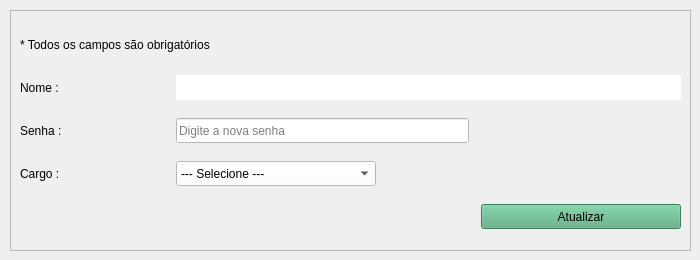
         <widget class="QWidget" name="tab_editarUtilizador">
          <attribute name="title">
           <string>Editar Utilizador</string>
          </attribute>
          <widget class="QFrame" name="frame_editarUtilizador">
           <property name="geometry">
            <rect>
             <x>10</x>
             <y>10</y>
             <width>681</width>
             <height>241</height>
            </rect>
           </property>
           <property name="frameShape">
            <enum>QFrame::StyledPanel</enum>
           </property>
           <property name="frameShadow">
            <enum>QFrame::Raised</enum>
           </property>
           <layout class="QGridLayout" name="gridLayout_5">
            <item row="5" column="3">
             <widget class="QPushButton" name="pushButton_atualizarUtilizador">
              <property name="enabled">
               <bool>true</bool>
              </property>
              <property name="minimumSize">
               <size>
                <width>200</width>
                <height>25</height>
               </size>
              </property>
              <property name="maximumSize">
               <size>
                <width>200</width>
                <height>25</height>
               </size>
              </property>
              <property name="autoFillBackground">
               <bool>false</bool>
              </property>
              <property name="styleSheet">
               <string notr="true">background-color: rgb(85, 170, 127);
font: 12pt &quot;Segoe UI&quot;;</string>
              </property>
              <property name="text">
               <string>Atualizar</string>
              </property>
             </widget>
            </item>
            <item row="5" column="0" colspan="3">
             <spacer name="horizontalSpacer_4">
              <property name="orientation">
               <enum>Qt::Horizontal</enum>
              </property>
              <property name="sizeHint" stdset="0">
               <size>
                <width>40</width>
                <height>25</height>
               </size>
              </property>
             </spacer>
            </item>
            <item row="0" column="0" colspan="2">
             <widget class="QLabel" name="label_6">
              <property name="minimumSize">
               <size>
                <width>0</width>
                <height>25</height>
               </size>
              </property>
              <property name="maximumSize">
               <size>
                <width>16777215</width>
                <height>25</height>
               </size>
              </property>
              <property name="text">
               <string>* Todos os campos são obrigatórios</string>
              </property>
             </widget>
            </item>
            <item row="4" column="1">
             <widget class="QComboBox" name="comboBox_editarCargoUtilizador">
              <property name="minimumSize">
               <size>
                <width>0</width>
                <height>25</height>
               </size>
              </property>
              <property name="maximumSize">
               <size>
                <width>200</width>
                <height>25</height>
               </size>
              </property>
              <property name="styleSheet">
               <string notr="true">background-color: rgb(255, 255, 255);
font: 12pt &quot;Segoe UI&quot;;</string>
              </property>
              <item>
               <property name="text">
                <string>--- Selecione ---</string>
               </property>
              </item>
              <item>
               <property name="text">
                <string>administrador</string>
               </property>
              </item>
              <item>
               <property name="text">
                <string>gerente</string>
               </property>
              </item>
              <item>
               <property name="text">
                <string>escriturario</string>
               </property>
              </item>
             </widget>
            </item>
            <item row="2" column="0">
             <widget class="QLabel" name="label_titEditarNomeUtilizador">
              <property name="minimumSize">
               <size>
                <width>150</width>
                <height>25</height>
               </size>
              </property>
              <property name="maximumSize">
               <size>
                <width>150</width>
                <height>25</height>
               </size>
              </property>
              <property name="styleSheet">
               <string notr="true">font: 12pt &quot;Segoe UI&quot;;</string>
              </property>
              <property name="text">
               <string>Nome :</string>
              </property>
              <property name="alignment">
               <set>Qt::AlignJustify|Qt::AlignVCenter</set>
              </property>
             </widget>
            </item>
            <item row="3" column="0">
             <widget class="QLabel" name="label_titEditarSenhaUtilizador">
              <property name="minimumSize">
               <size>
                <width>150</width>
                <height>25</height>
               </size>
              </property>
              <property name="maximumSize">
               <size>
                <width>150</width>
                <height>25</height>
               </size>
              </property>
              <property name="styleSheet">
               <string notr="true">font: 12pt &quot;Segoe UI&quot;;</string>
              </property>
              <property name="text">
               <string>Senha :</string>
              </property>
              <property name="alignment">
               <set>Qt::AlignJustify|Qt::AlignVCenter</set>
              </property>
             </widget>
            </item>
            <item row="4" column="0">
             <widget class="QLabel" name="label_titEditarCargoUtilizador">
              <property name="minimumSize">
               <size>
                <width>150</width>
                <height>25</height>
               </size>
              </property>
              <property name="maximumSize">
               <size>
                <width>150</width>
                <height>25</height>
               </size>
              </property>
              <property name="styleSheet">
               <string notr="true">font: 12pt &quot;Segoe UI&quot;;</string>
              </property>
              <property name="text">
               <string>Cargo :</string>
              </property>
              <property name="alignment">
               <set>Qt::AlignJustify|Qt::AlignVCenter</set>
              </property>
             </widget>
            </item>
            <item row="3" column="1">
             <widget class="QLineEdit" name="lineEdit_editarSenhaUtilizador">
              <property name="minimumSize">
               <size>
                <width>0</width>
                <height>25</height>
               </size>
              </property>
              <property name="maximumSize">
               <size>
                <width>16777215</width>
                <height>25</height>
               </size>
              </property>
              <property name="styleSheet">
               <string notr="true">background-color: rgb(255, 255, 255);
font: 12pt &quot;Segoe UI&quot;;</string>
              </property>
              <property name="placeholderText">
               <string>Digite a nova senha</string>
              </property>
             </widget>
            </item>
            <item row="2" column="1" colspan="3">
             <widget class="QLabel" name="label_editarNomeUtilizador">
              <property name="minimumSize">
               <size>
                <width>200</width>
                <height>25</height>
               </size>
              </property>
              <property name="maximumSize">
               <size>
                <width>999999</width>
                <height>25</height>
               </size>
              </property>
              <property name="styleSheet">
               <string notr="true">background-color: rgb(255, 255, 255);
font: 12pt &quot;Segoe UI&quot;;</string>
              </property>
              <property name="text">
               <string/>
              </property>
             </widget>
            </item>
           </layout>
          </widget>
         </widget>
